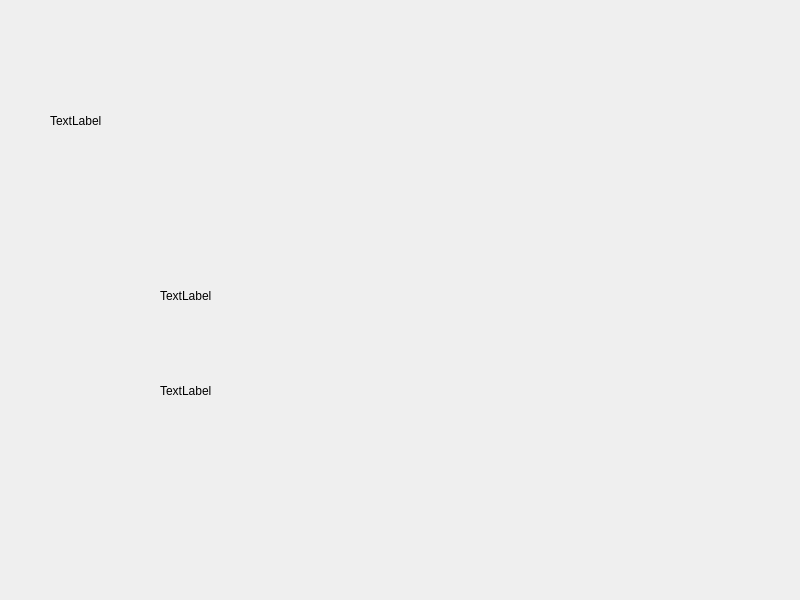
<?xml version="1.0" encoding="UTF-8"?>
<ui version="4.0">
 <class>Widget</class>
 <widget class="QWidget" name="Widget">
  <property name="geometry">
   <rect>
    <x>0</x>
    <y>0</y>
    <width>800</width>
    <height>600</height>
   </rect>
  </property>
  <property name="windowTitle">
   <string>Widget</string>
  </property>
  <widget class="QLabel" name="label">
   <property name="geometry">
    <rect>
     <x>50</x>
     <y>20</y>
     <width>351</width>
     <height>201</height>
    </rect>
   </property>
   <property name="text">
    <string>TextLabel</string>
   </property>
  </widget>
  <widget class="QLabel" name="label_2">
   <property name="geometry">
    <rect>
     <x>160</x>
     <y>270</y>
     <width>171</width>
     <height>51</height>
    </rect>
   </property>
   <property name="text">
    <string>TextLabel</string>
   </property>
  </widget>
  <widget class="QLabel" name="label_3">
   <property name="geometry">
    <rect>
     <x>160</x>
     <y>370</y>
     <width>151</width>
     <height>41</height>
    </rect>
   </property>
   <property name="text">
    <string>TextLabel</string>
   </property>
  </widget>
 </widget>
 <resources/>
 <connections/>
</ui>
